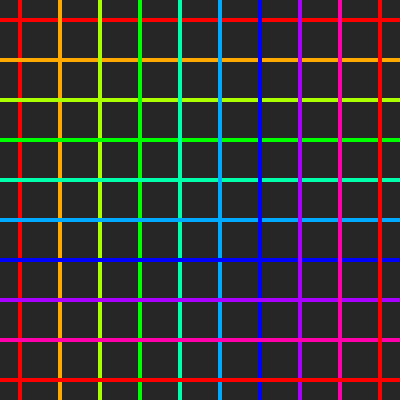
Frame 1 (no input)
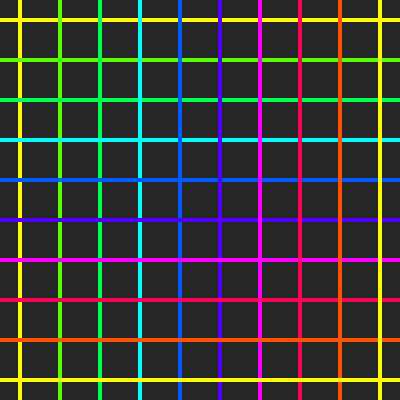
Frame 60 (no input)
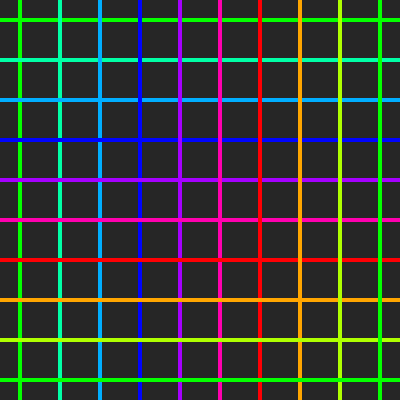
Frame 120 (the mouse pressed at the canvas centre since frame 60)

The p5.js sketch that drew these frames (run headless with seeded random() and noise() and a simulated clock; from frame 60 on, the mouse is pressed at the canvas centre):

// p5.js sketch
// ── sketch.js
function setup() {
  createCanvas(400, 400);
  colorMode(HSB, 360, 100, 100);
  strokeWeight(4);

}

let indent = 20;
let hue = 0;

function draw() {

  background(15);
  let increment = width / 10;

  for (var i = 0; i < 10; i++) {

    let color = (hue+i * increment) % 360
    // print(color)

    stroke(color, 100, 100);

    // these are the same but made two variables so easier to read
    let x = (i * 40) + indent;
    let y = (i * 40) + indent;

    line(0, y, width, y); // horizontal line (across x axis)

    line(x, 0, x, height); // vertical line (across y axis)

  }

  hue += 1; // % 360; // this modulo is unnecessary

  // noLoop();
}

// ── style.css
html {
  background-color: #292929;
}

body {
  display: flex;
  flex-direction: column;
  font-family: Verdana, Geneva, Tahoma, sans-serif;
  align-content: center;
  justify-content: center;
  align-items: center;
  height: 100vh;
  padding: 0;
  margin: 0;
  color: white;
}

.links {
  padding: 1em;
}

a {
  text-decoration: none;
  color: rgb(242, 255, 179);
}

a:hover {
  color: rgb(213, 255, 1);
}
